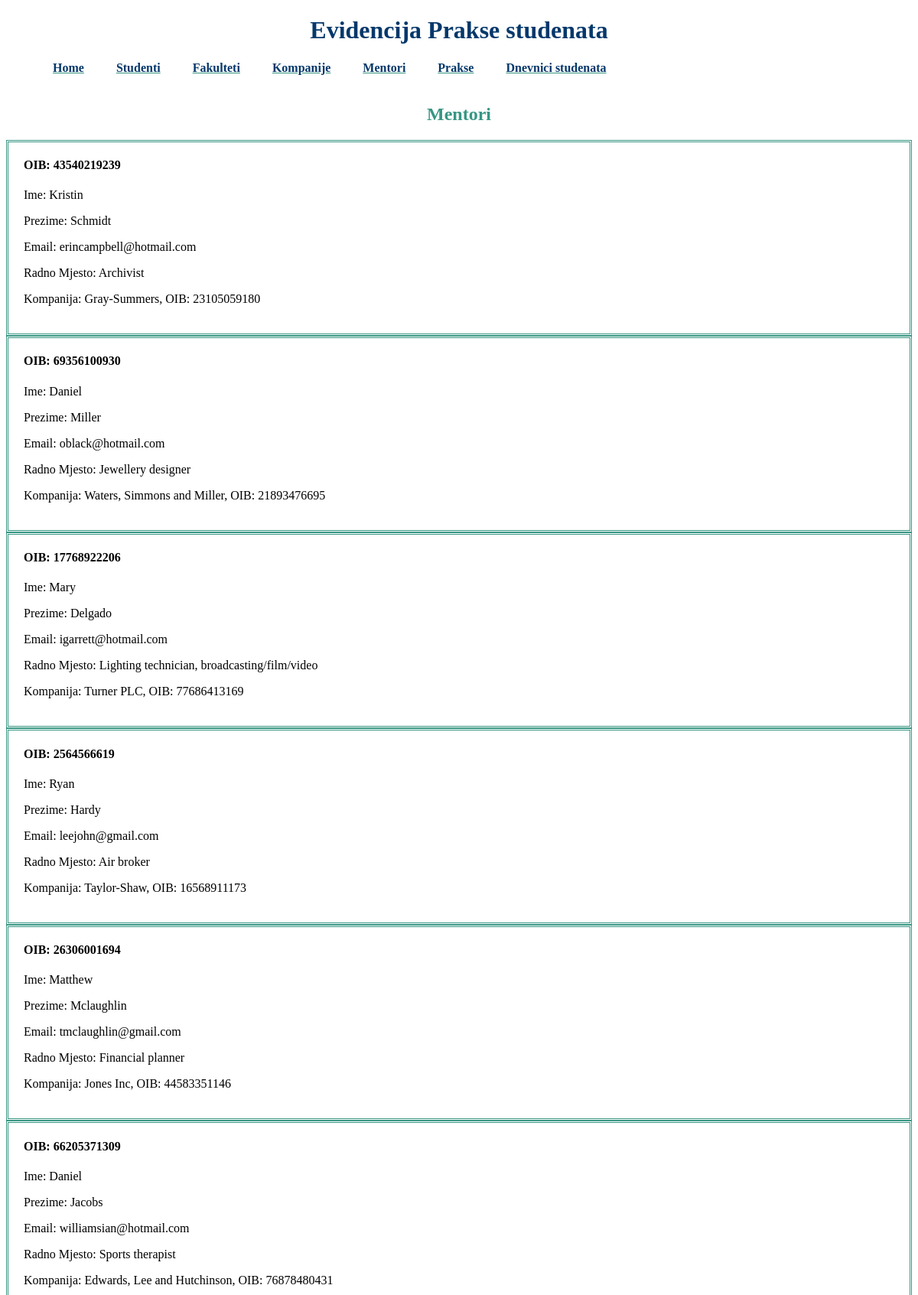
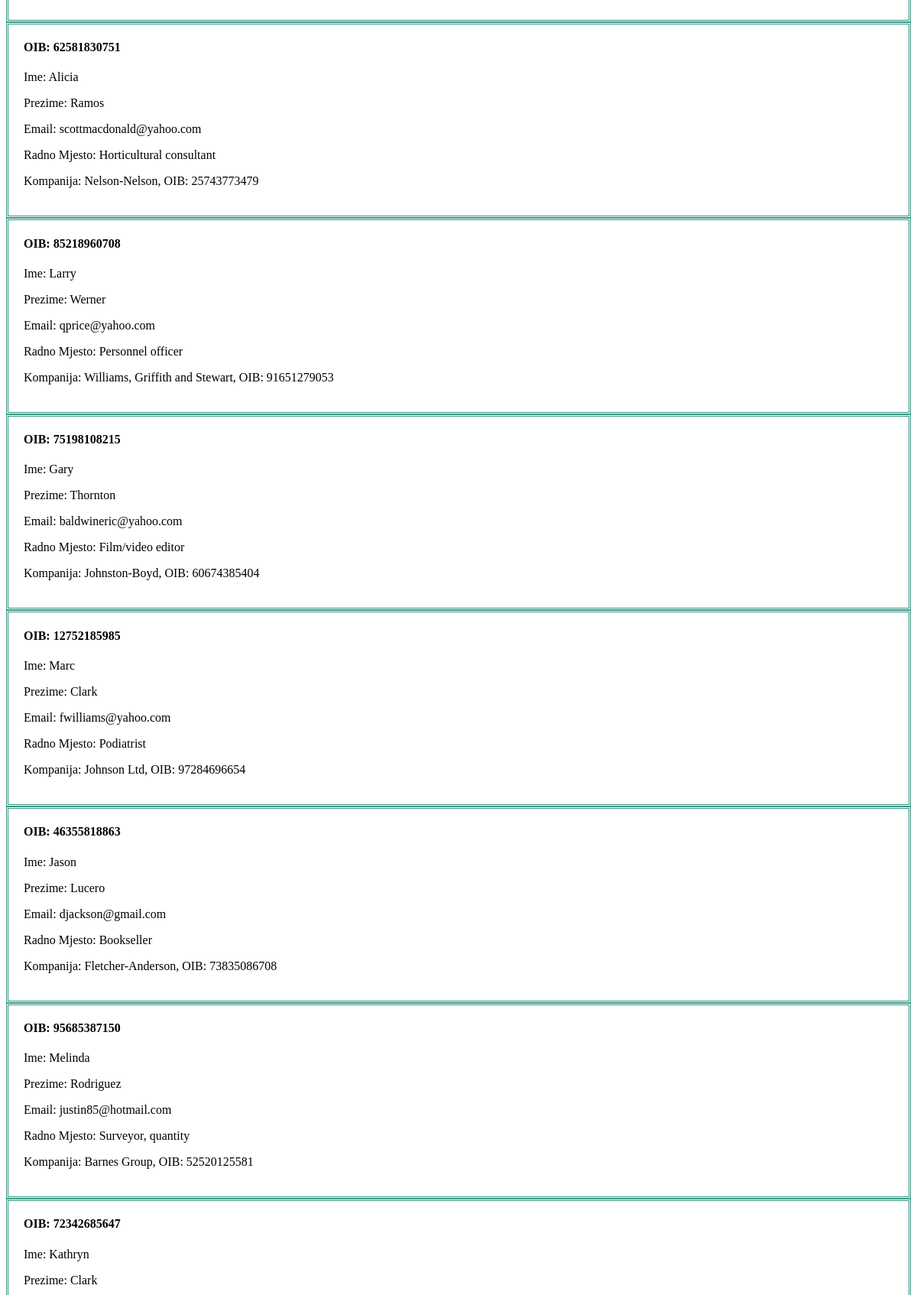
Page /mentori (upper part) on the committed database (2 pictures, top to bottom).
### main/models.py (models this page shows, shortened)
class Mentor(models.Model):
     mentor_OIB=models.CharField(max_length=10, primary_key=True, validators=[MinLengthValidator(10)])
     mentor_ime=models.CharField(max_length=50)
     mentor_prezime=models.CharField(max_length=50)
     mentor_email=models.EmailField()
     mentor_radnoMjesto=models.CharField(max_length=30)
     mentor_kompanija=models.ForeignKey(Kompanija, on_delete=models.CASCADE)

class Kompanija(models.Model):
    kompanija_OIB=models.CharField(max_length=11, primary_key=True, validators=[MinLengthValidator(11)])
    kompanija_naziv=models.CharField(max_length=50)
    kompanija_email=models.EmailField()
    kompanija_adresa=models.CharField(max_length=50)
    kompanija_grad=models.CharField(max_length=50)
    def __str__(self):
        return '{}, OIB: {}'.format(self.kompanija_naziv, self.kompanija_OIB)

### main/views.py (the view)
# urls.py: path('mentori', MentorList.as_view()),
class MentorList(ListView):
    model=Mentor

### main/templates/main/mentor_list.html
{% extends "base_generic.html" %}
{% block content %}
<br><br>
<h2>Mentori</h2>
{% for mentor in mentor_list %}
    <div class="mentor">
        <h4>OIB: {{mentor.mentor_OIB}}</h4>
        <p>Ime: {{mentor.mentor_ime}}</p>
        <p>Prezime: {{mentor.mentor_prezime}}</p>
        <p>Email: {{mentor.mentor_email}}</p>
        <p>Radno Mjesto: {{mentor.mentor_radnoMjesto}}</p>
        <p>Kompanija: {{mentor.mentor_kompanija}}</p>
    </div>
{% endfor %}
{% endblock %}

### main/static/style.css (style rules this page uses)
h2 { text-align: center; color:#379683; }
.mentor { border-color: #379683; border-style: double; padding-left: 20px; padding-right: 20px; padding-bottom: 20px; }

### rows in the picture
Mentor: mentor_OIB "43540219239", mentor_ime "Kristin", mentor_prezime "Schmidt", mentor_email "erincampbell@hotmail.com", mentor_radnoMjesto "Archivist", mentor_kompanija "Gray-Summers, OIB: 23105059180"
Mentor: mentor_OIB "69356100930", mentor_ime "Daniel", mentor_prezime "Miller", mentor_email "oblack@hotmail.com", mentor_radnoMjesto "Jewellery designer", mentor_kompanija "Waters, Simmons and Miller, OIB: 21893476695"
Mentor: mentor_OIB "17768922206", mentor_ime "Mary", mentor_prezime "Delgado", mentor_email "igarrett@hotmail.com", mentor_radnoMjesto "Lighting technician, broadcasting/film/video", mentor_kompanija "Turner PLC, OIB: 77686413169"
Mentor: mentor_OIB "2564566619", mentor_ime "Ryan", mentor_prezime "Hardy", mentor_email "leejohn@gmail.com", mentor_radnoMjesto "Air broker", mentor_kompanija "Taylor-Shaw, OIB: 16568911173"
Mentor: mentor_OIB "26306001694", mentor_ime "Matthew", mentor_prezime "Mclaughlin", mentor_email "tmclaughlin@gmail.com", mentor_radnoMjesto "Financial planner", mentor_kompanija "Jones Inc, OIB: 44583351146"
Mentor: mentor_OIB "66205371309", mentor_ime "Daniel", mentor_prezime "Jacobs", mentor_email "williamsian@hotmail.com", mentor_radnoMjesto "Sports therapist", mentor_kompanija "Edwards, Lee and Hutchinson, OIB: 76878480431"
Mentor: mentor_OIB "62581830751", mentor_ime "Alicia", mentor_prezime "Ramos", mentor_email "scottmacdonald@yahoo.com", mentor_radnoMjesto "Horticultural consultant", mentor_kompanija "Nelson-Nelson, OIB: 25743773479"
Mentor: mentor_OIB "85218960708", mentor_ime "Larry", mentor_prezime "Werner", mentor_email "qprice@yahoo.com", mentor_radnoMjesto "Personnel officer", mentor_kompanija "Williams, Griffith and Stewart, OIB: 91651279053"
Mentor: mentor_OIB "75198108215", mentor_ime "Gary", mentor_prezime "Thornton", mentor_email "baldwineric@yahoo.com", mentor_radnoMjesto "Film/video editor", mentor_kompanija "Johnston-Boyd, OIB: 60674385404"
Mentor: mentor_OIB "12752185985", mentor_ime "Marc", mentor_prezime "Clark", mentor_email "fwilliams@yahoo.com", mentor_radnoMjesto "Podiatrist", mentor_kompanija "Johnson Ltd, OIB: 97284696654"
Mentor: mentor_OIB "46355818863", mentor_ime "Jason", mentor_prezime "Lucero", mentor_email "djackson@gmail.com", mentor_radnoMjesto "Bookseller", mentor_kompanija "Fletcher-Anderson, OIB: 73835086708"
Mentor: mentor_OIB "95685387150", mentor_ime "Melinda", mentor_prezime "Rodriguez", mentor_email "justin85@hotmail.com", mentor_radnoMjesto "Surveyor, quantity", mentor_kompanija "Barnes Group, OIB: 52520125581"
Mentor: mentor_OIB "72342685647", mentor_ime "Kathryn", mentor_prezime "Clark"
